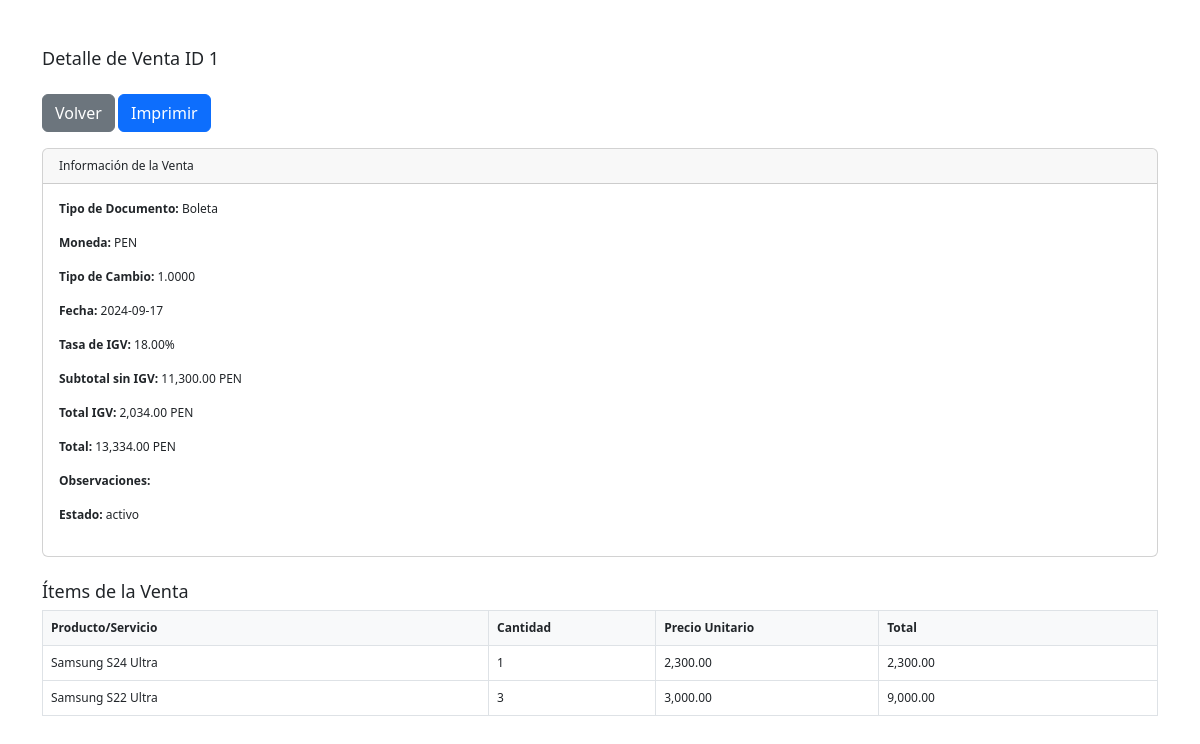
The app's page /detalle_venta.php?venta_id=1 with its own data.
### tables this page shows
CREATE TABLE `ventas` (
  `id` int NOT NULL AUTO_INCREMENT,
  `denominacion` varchar(255) DEFAULT NULL,
  `tipo_documento` enum('Factura','Boleta') NOT NULL,
  `moneda` varchar(50) NOT NULL,
  `tipo_cambio` decimal(10,4) NOT NULL,
  `fecha` date NOT NULL,
  `subtotal` decimal(10,2) NOT NULL,
  `igv` decimal(10,2) NOT NULL,
  `total` decimal(10,2) NOT NULL,
  `observaciones` text,
  `anulado` tinyint(1) DEFAULT '0',
  `estado` varchar(20) NOT NULL DEFAULT 'activo',
  PRIMARY KEY (`id`)
);

CREATE TABLE `venta_items` (
  `id` int NOT NULL AUTO_INCREMENT,
  `venta_id` int NOT NULL,
  `producto_id` int NOT NULL,
  `cantidad` int NOT NULL,
  `precio_unitario` decimal(10,2) NOT NULL,
  PRIMARY KEY (`id`),
  KEY `venta_id` (`venta_id`),
  KEY `producto_id` (`producto_id`),
  CONSTRAINT `venta_items_ibfk_1` FOREIGN KEY (`venta_id`) REFERENCES `ventas` (`id`),
  CONSTRAINT `venta_items_ibfk_2` FOREIGN KEY (`producto_id`) REFERENCES `productos` (`id`)
);

CREATE TABLE `productos` (
  `id` int NOT NULL AUTO_INCREMENT,
  `tipo` enum('Producto','Servicio') NOT NULL,
  `nombre` varchar(255) NOT NULL,
  `codigo` varchar(100) NOT NULL,
  `precio` decimal(10,2) NOT NULL DEFAULT '0.00',
  `stock` int NOT NULL DEFAULT '0',
  PRIMARY KEY (`id`),
  UNIQUE KEY `codigo` (`codigo`)
);

### detalle_venta.php (the view, shortened to what this page needs)
<?php
require 'db.php';
$venta_id = isset($_GET['venta_id']) ? intval($_GET['venta_id']) : 0;
if ($venta_id > 0) {
    $stmt_venta = $conn->prepare("SELECT tipo_documento, denominacion, moneda, tipo_cambio, fecha, igv, subtotal, total, observaciones, estado FROM ventas WHERE id = ?");
    if ($stmt_venta) {
        $stmt_venta->bind_param("i", $venta_id);
        if ($stmt_venta->execute()) {
            $stmt_venta->bind_result($tipo_documento, $denominacion, $moneda, $tipo_cambio, $fecha, $igv, $subtotal_sin_igv_db, $total_db, $observaciones_db, $estado);
        } else {
            error_log("Error al ejecutar la consulta de venta: " . $stmt_venta->error);
            die("Error interno al obtener los detalles de la venta.");
        }
    } else {
        error_log("Error al preparar la consulta de venta: " . $conn->error);
        die("Error interno al preparar la consulta de venta.");
    }
    $stmt_items = $conn->prepare("SELECT p.nombre, vi.cantidad, vi.precio_unitario FROM venta_items vi JOIN productos p ON vi.producto_id = p.id WHERE vi.venta_id = ?");
    if ($stmt_items) {
        $stmt_items->bind_param("i", $venta_id);
        if ($stmt_items->execute()) {
            $result_items = $stmt_items->get_result();
        } else {
            error_log("Error al ejecutar la consulta de ítems: " . $stmt_items->error);
            die("Error interno al obtener los ítems de la venta.");
        }
    } else {
        error_log("Error al preparar la consulta de ítems: " . $conn->error);
        die("Error interno al preparar la consulta de ítems.");
    }
    if ($subtotal_sin_igv_db > 0) {
        $tasa_igv = ($igv / $subtotal_sin_igv_db) * 100;
    } else {
        $tasa_igv = 0;
    }
} else {
    die("Venta inválida.");
}
?>
<!DOCTYPE html>
<html lang="es">
<head>
    <link href="./css/bootstrap.min.css" rel="stylesheet">
</head>
<body>
    <div class="container mt-5">
        <h1 class="mb-4">Detalle de Venta ID <?php echo htmlspecialchars($venta_id); ?></h1>
        <div class="mb-3 no-print">
            <a href="ventas.php" class="btn btn-secondary">Volver</a>
            <button class="btn btn-primary" onclick="window.print()">Imprimir</button>
        </div>
        <div class="card mb-4">
            <div class="card-header">
                Información de la Venta
            </div>
            <div class="card-body">
                <p><strong>Tipo de Documento:</strong> <?php echo htmlspecialchars($tipo_documento); ?></p>
                <p><strong>Moneda:</strong> <?php echo htmlspecialchars($moneda); ?></p>
                <p><strong>Tipo de Cambio:</strong> <?php echo htmlspecialchars($tipo_cambio); ?></p>
                <p><strong>Fecha:</strong> <?php echo htmlspecialchars($fecha); ?></p>
                <p><strong>Tasa de IGV:</strong> <?php echo htmlspecialchars(number_format($tasa_igv, 2)); ?>%</p>
                <p><strong>Subtotal sin IGV:</strong> <?php echo htmlspecialchars(number_format($subtotal_sin_igv_db, 2)); ?> <?php echo htmlspecialchars($moneda); ?></p>
                <p><strong>Total IGV:</strong> <?php echo htmlspecialchars(number_format($igv, 2)); ?> <?php echo htmlspecialchars($moneda); ?></p>
                <p><strong>Total:</strong> <?php echo htmlspecialchars(number_format($total_db, 2)); ?> <?php echo htmlspecialchars($moneda); ?></p>
                <p><strong>Observaciones:</strong> <?php echo htmlspecialchars($observaciones_db); ?></p>
                <p><strong>Estado:</strong> <?php echo htmlspecialchars($estado); ?></p>
            </div>
        </div>
        <h3>Ítems de la Venta</h3>
        <table>
            <thead>
                <tr>
                    <th style="width: 40%;">Producto/Servicio</th>
                    <th style="width: 15%;">Cantidad</th>
                    <th style="width: 20%;">Precio Unitario</th>
                    <th style="width: 25%;">Total</th>
                </tr>
            </thead>
            <tbody>
                <?php if ($result_items->num_rows > 0): ?>
                    <?php while ($item = $result_items->fetch_assoc()): ?>
                        <tr>
                            <td><?php echo htmlspecialchars($item['nombre']); ?></td>
                            <td><?php echo htmlspecialchars($item['cantidad']); ?></td>
                            <td><?php echo htmlspecialchars(number_format($item['precio_unitario'], 2)); ?></td>
                            <td><?php echo htmlspecialchars(number_format($item['cantidad'] * $item['precio_unitario'], 2)); ?></td>
                        </tr>
                    <?php endwhile; ?>
                <?php else: ?>
                    <tr>
                        <td colspan="4">No hay ítems para mostrar.</td>
                    </tr>
                <?php endif; ?>
            </tbody>
        </table>
    </div>
</body>
</html>

### detalle_venta.php (style rules this page uses)
body { margin: 20px; font-size: 12px; }
h1, h3 { font-size: 18px; }
table { border-collapse: collapse; width: 100%; margin-bottom: 20px; }
table, th, td { border: 1px solid #dee2e6; }
th, td { padding: 8px; text-align: left; vertical-align: top; }
th { background-color: #f8f9fa; }

### records on screen
ventas: tipo_documento "Boleta", moneda "PEN", tipo_cambio "1.0000", fecha "2024-09-17", tasa_igv "18.00", subtotal "11,300.00", igv "2,034.00", total "13,334.00", estado "activo"
venta_items: producto.nombre "Samsung S24 Ultra", cantidad "1", precio_unitario "2,300.00", $item['cantidad'] * $item['precio_unitario'] "2,300.00"
venta_items: producto.nombre "Samsung S22 Ultra", cantidad "3", precio_unitario "3,000.00", $item['cantidad'] * $item['precio_unitario'] "9,000.00"

### other values on screen
$venta_id "1"
